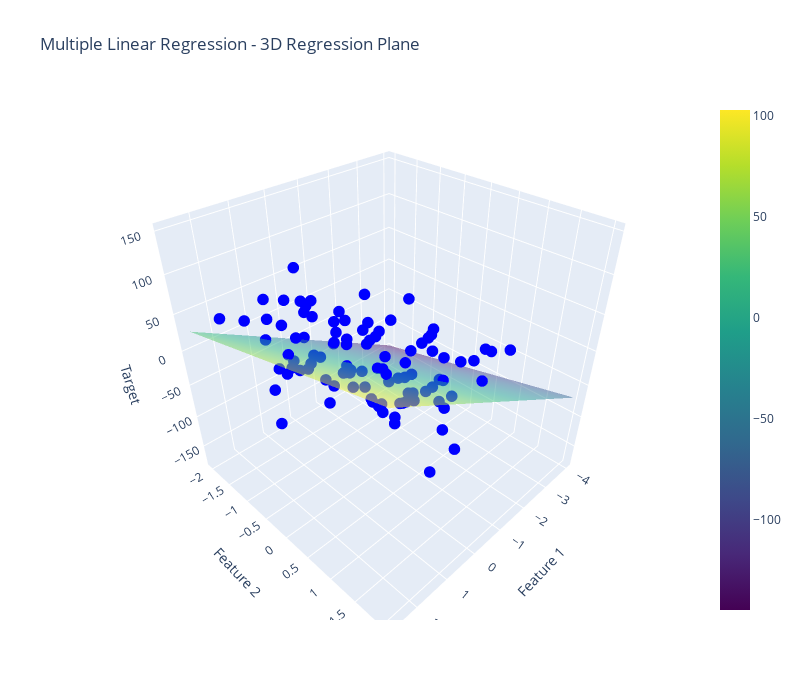

The cell this chart's notebook holds for it:
### Code cell
grid_size = 30
feature1_range = np.linspace(df['feature1'].min(), df['feature1'].max(), grid_size)
feature2_range = np.linspace(df['feature2'].min(), df['feature2'].max(), grid_size)
feature1_grid, feature2_grid = np.meshgrid(feature1_range, feature2_range)


grid_points = np.c_[feature1_grid.ravel(), feature2_grid.ravel()]
predicted_target = lr.predict(grid_points).reshape(feature1_grid.shape)

# 3D Plot using Plotly
fig = go.Figure()

# Scatter plot of the actual data points
fig.add_trace(go.Scatter3d(x=df['feature1'], y=df['feature2'], z=df['target'],
                           mode='markers', marker=dict(size=4, color='blue'), name='Actual Data'))

# Surface plot of the regression plane
fig.add_trace(go.Surface(x=feature1_grid, y=feature2_grid, z=predicted_target,
                         opacity=0.5, colorscale='Viridis', name='Regression Plane'))

fig.update_layout(scene=dict(xaxis_title='Feature 1',
                             yaxis_title='Feature 2',
                             zaxis_title='Target'),
                  title='Multiple Linear Regression - 3D Regression Plane',
                  width=800, height=700)
fig.show()

### Figure 1 — Plotly figure (JSON) as saved in the notebook; plotly's stock layout.template omitted (floating-point values rounded to 4 significant figures; data arrays with more than 128 entries replaced by an {"elided": "..."} marker saying what was removed)
{"data": [{"marker": {"color": "blue", "size": 4}, "mode": "markers", "name": "Actual Data", "type": "scatter3d", "x": [-1.708, -0.0967, 0.446, -0.2563, -0.07053, 0.3105, 1.521, -1.649, 1.52, -0.3373, 1.016, -2.125, 0.6336, -0.836, 0.7201, -1.318, -0.918, 0.6833, 0.06797, -0.3613, 0.5651, 0.7755, 1.152, 0.004027, -0.727, 0.1319, 0.3279, 0.06166, 1.911, -1.338, 0.4207, -0.2562, -0.4102, -0.5951, 0.1763, 0.8119, -0.9688, 2.175, -1.869, 0.3595, -1.033, -0.4884, 0.4639, 0.3127, -0.6573, -0.4667, -1.208, 1.088, -2.619, -1.025, -0.6524, 0.2871, 0.8883, 1.011, -1.574, -0.3987, -0.6398, 0.671, -0.744, -1.154, 0.8912, 1.501, -0.1311, 0.1014, 2.653, -0.3838, -1.271, -1.004, -3.996, 1.907, -0.6051, 1.202, -2.345, -0.1647, 2.042, -1.537, -1.201, -1.22, -0.04235, -0.5254, -0.03983, -2.383, 1.528, 0.7198, 2.255, -2.309, -0.3437, -0.8337, 0.8455, -1.244, -0.7058, 0.8072, 0.1387, -0.3714, 0.6708, -0.403, 1.914, -1.183, -1.394, 1.318], "y": [-0.1231, -0.2235, 1.395, -1.496, -1.082, -1.584, 0.214, -1.056, -0.02286, -0.8549, -1.372, 0.6466, 0.8945, -0.1105, -0.7948, -1.29, -1.465, -0.8988, -1.198, 0.9008, -1.454, 1.778, -1.441, -1.12, -0.2468, 0.3569, -0.4942, 0.7822, -0.7006, 0.1478, 0.4387, 1.512, -1.793, 0.2305, -1.463, 0.5857, -0.3589, -0.428, -1.799, -0.1527, -0.3709, 1.078, -0.1605, 0.1648, 0.8593, 0.4408, 0.3392, 1.012, 0.07574, -1.271, -0.4356, -0.3709, -1.134, 1.115, 1.297, 0.4431, -0.2683, -1.492, 0.4476, 0.481, -1.774, -1.035, -0.5241, 0.3848, 0.5672, 1.793, 0.5159, 0.2403, -0.3553, -0.2828, -2.017, 0.1366, -0.07296, -0.9492, -0.2311, -0.1751, 0.09955, 1.278, -0.5179, -0.1438, -1.739, 1.067, 0.9523, 0.3667, -1.54, 0.1602, 0.2255, 0.9587, -0.8057, -1.626, 2.011, -0.7166, 1.294, -0.2127, 0.3462, 0.5072, -1.25, -0.06768, 0.7381, 0.4647], "z": [-64.67, -23.58, 80.69, -54.37, -72.13, -53.32, -6.362, -45.99, 110.3, 32.1, -39.57, -24.25, -19.31, -53.2, 62.92, -126.2, -50.01, -28.54, 21.64, 59.17, 45.76, 11.48, 58.74, -36.2, 17.73, 9.434, 44.62, 109.8, -19.04, -85.47, 21.03, -61.32, -2.223, -27.24, 81.31, -7.717, -103.9, 88.91, -76.75, -7.458, -120.5, -20.7, 0.8438, 39.19, -14.63, 6.58, 12.23, 54.11, -52.75, -92.44, 24.71, -22.52, -31.24, -6.138, 32.07, -49.62, 11.5, 11.91, -43.86, -50.9, -14.66, -97.23, -39.29, 26.28, 114.3, 40.95, 36.46, 2.418, -173.4, 45.58, -53.56, 60.37, -16.58, -78.76, 26.34, -67.37, -71.77, 24.63, 37.67, -85.45, -83.62, 1.127, 148.4, 73.06, 52.72, -76.41, 57.61, -5.536, 71.08, -45.16, 78.77, -10.07, -95.08, -72.32, -1.854, -44.85, 52.8, -95.54, -71.69, 73.04]}, {"colorscale": [[0, "#440154"], [0.1111, "#482878"], [0.2222, "#3e4989"], [0.3333, "#31688e"], [0.4444, "#26828e"], [0.5556, "#1f9e89"], [0.6667, "#35b779"], [0.7778, "#6ece58"], [0.8889, "#b5de2b"], [1, "#fde725"]], "name": "Regression Plane", "opacity": 0.5, "type": "surface", "x": {"elided": "30x30 float values"}, "y": {"elided": "30x30 float values"}, "z": {"elided": "30x30 float values"}}], "layout": {"height": 700, "scene": {"xaxis": {"title": {"text": "Feature 1"}}, "yaxis": {"title": {"text": "Feature 2"}}, "zaxis": {"title": {"text": "Target"}}}, "title": {"text": "Multiple Linear Regression - 3D Regression Plane"}, "width": 800}}
